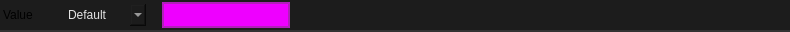
<?xml version="1.0" encoding="UTF-8"?>
<ui version="4.0">
 <class>Widget</class>
 <widget class="QWidget" name="Widget">
  <property name="geometry">
   <rect>
    <x>0</x>
    <y>0</y>
    <width>790</width>
    <height>32</height>
   </rect>
  </property>
  <property name="minimumSize">
   <size>
    <width>0</width>
    <height>0</height>
   </size>
  </property>
  <property name="maximumSize">
   <size>
    <width>16777215</width>
    <height>32</height>
   </size>
  </property>
  <property name="windowTitle">
   <string>Form</string>
  </property>
  <property name="styleSheet">
   <string notr="true">.QWidget {
    font: 580 10pt &quot;Segoe UI&quot;;
    border: 2px solid black;
    border-radius: 0px;
    border-left: 0px;
    border-right: 0px;
	border-top: 0px;
    border-color: rgba(50, 50, 50, 255);
    padding: 8px;
    padding-left: 6px;
    padding-right: 6px;
    color: #E3E3E3;
    background-color: #1C1C1C;
}

.QWidget::hover {
}
.QWidget::selected {
    background-color: #414956;
}</string>
  </property>
  <layout class="QVBoxLayout" name="verticalLayout">
   <property name="spacing">
    <number>0</number>
   </property>
   <property name="leftMargin">
    <number>0</number>
   </property>
   <property name="topMargin">
    <number>0</number>
   </property>
   <property name="rightMargin">
    <number>0</number>
   </property>
   <property name="bottomMargin">
    <number>0</number>
   </property>
   <item>
    <widget class="QFrame" name="frame">
     <property name="minimumSize">
      <size>
       <width>0</width>
       <height>32</height>
      </size>
     </property>
     <property name="maximumSize">
      <size>
       <width>16777215</width>
       <height>32</height>
      </size>
     </property>
     <property name="styleSheet">
      <string notr="true">.QFrame {
    font: 580 10pt &quot;Segoe UI&quot;;
    border: 2px solid black;
    border-radius: 0px;
    border-left: 0px;
    border-right: 0px;
	border-top: 0px;
    border-color: rgba(50, 50, 50, 255);
    color: #E3E3E3;
    background-color: #1C1C1C;
}

.QFrame::hover {
}
.QFrame::selected {
    background-color: #414956;
}</string>
     </property>
     <property name="frameShape">
      <enum>QFrame::StyledPanel</enum>
     </property>
     <property name="frameShadow">
      <enum>QFrame::Raised</enum>
     </property>
     <property name="lineWidth">
      <number>0</number>
     </property>
     <layout class="QHBoxLayout" name="horizontalLayout_2">
      <property name="spacing">
       <number>16</number>
      </property>
      <property name="leftMargin">
       <number>0</number>
      </property>
      <property name="topMargin">
       <number>0</number>
      </property>
      <property name="rightMargin">
       <number>0</number>
      </property>
      <property name="bottomMargin">
       <number>0</number>
      </property>
      <item>
       <layout class="QHBoxLayout" name="layout">
        <property name="sizeConstraint">
         <enum>QLayout::SetFixedSize</enum>
        </property>
        <item>
         <widget class="QLabel" name="property_class">
          <property name="sizePolicy">
           <sizepolicy hsizetype="Fixed" vsizetype="Preferred">
            <horstretch>0</horstretch>
            <verstretch>0</verstretch>
           </sizepolicy>
          </property>
          <property name="styleSheet">
           <string notr="true">border:0px;
background-color: rgba(255, 255, 255, 0);
font: 8pt &quot;Segoe UI&quot;;
padding-right: 16px;

</string>
          </property>
          <property name="text">
           <string>Value</string>
          </property>
         </widget>
        </item>
        <item>
         <widget class="QComboBox" name="logic_switch">
          <property name="sizePolicy">
           <sizepolicy hsizetype="Fixed" vsizetype="Fixed">
            <horstretch>0</horstretch>
            <verstretch>0</verstretch>
           </sizepolicy>
          </property>
          <property name="styleSheet">
           <string notr="true">QComboBox {
    font: 580 8pt &quot;Segoe UI&quot;;
    border: 2px solid black;
    border-radius: 0px;
    border-color: rgba(80, 80, 80, 255);
    height: 18px;
    padding-top: 2px;
    padding-bottom: 2px;
	border-top:none;
border-bottom:none;
border:none;
    color: #E3E3E3;
    background-color: #1C1C1C;
}

QComboBox:hover {
    background-color: #414956;
    color: white;
}

QComboBox:pressed {
}

QComboBox:item {
    font: 580  8pt &quot;Segoe UI&quot;;
    color: #E3E3E3;
    padding-left: 5px;
    background-color: #1C1C1C;
    border-style: none;
}

QComboBox::drop-down {
    color: #E3E3E3;
    padding: 2px;
    background: url(://icons/arrow_drop_down_16dp.svg) no-repeat center;
    border-bottom: 0px solid black;
    border-top: 0px solid black;
    border-right: 0px;
    border-left: 2px solid;
    margin-left: 5px;
    padding: 5px;
    width: 7px;
    border-color: rgba(80, 80, 80, 255);
    background-color: #1C1C1C;
border:none;
}

QComboBox::drop-down:hover {
    background-color: #414956;
    color: white;
}


QComboBox QAbstractItemView {
    border: 2px solid gray;
    border-color: rgba(80, 80, 80, 255);
    selection-background-color: #414956;
    background-color: #1C1C1C;
}


QComboBox QAbstractItemView::item {
    height: 16px; /* Set the height of each item */
    padding: 4px; /* Add padding to each item */
    padding-left: 5px;
    padding-right: 5px;
    color: #ff8a8a8a;
    border-style: none;
    border-bottom: 0.5px solid black;
    border-color: rgba(255, 255, 255, 10);
}


QComboBox QAbstractItemView::item:selected {
    height: 16px; /* Set the height of each item */
    padding: 4px; /* Add padding to each item */
    padding-left: 5px;
    padding-right: 5px;
    background-color: #414956;
    color: white;
    border: none; /* Remove border */
    outline: none; /* Remove outline */
}
</string>
          </property>
          <property name="currentIndex">
           <number>0</number>
          </property>
          <item>
           <property name="text">
            <string>Default</string>
           </property>
          </item>
          <item>
           <property name="text">
            <string>RGB</string>
           </property>
          </item>
          <item>
           <property name="text">
            <string>Variable</string>
           </property>
          </item>
          <item>
           <property name="text">
            <string>Expression</string>
           </property>
          </item>
         </widget>
        </item>
        <item>
         <widget class="QPushButton" name="value">
          <property name="minimumSize">
           <size>
            <width>128</width>
            <height>0</height>
           </size>
          </property>
          <property name="styleSheet">
           <string notr="true">background-color: rgb(238, 0, 255);
padding:4px;
border:0px;
border: 2px solid translucent;
border-color: rgba(80, 80, 80, 100);</string>
          </property>
          <property name="text">
           <string/>
          </property>
         </widget>
        </item>
        <item>
         <spacer name="horizontalSpacer">
          <property name="orientation">
           <enum>Qt::Horizontal</enum>
          </property>
          <property name="sizeHint" stdset="0">
           <size>
            <width>40</width>
            <height>20</height>
           </size>
          </property>
         </spacer>
        </item>
       </layout>
      </item>
     </layout>
    </widget>
   </item>
  </layout>
 </widget>
 <resources/>
 <connections/>
</ui>
